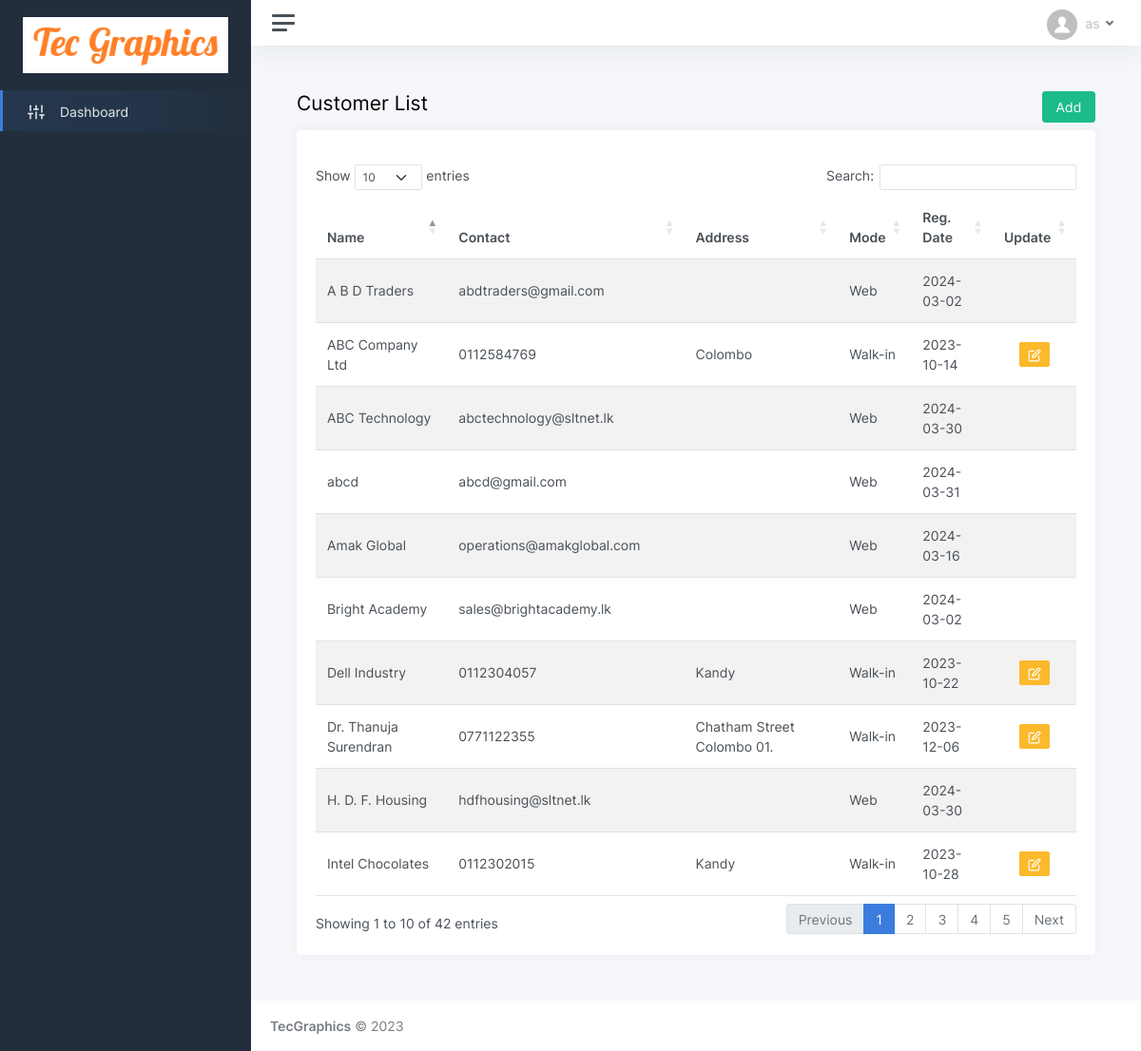
The app's page /customer_list.php with its own data.
### tables this page shows
CREATE TABLE IF NOT EXISTS `customer` (
  `id` int(11) NOT NULL AUTO_INCREMENT,
  `ctype` varchar(5) NOT NULL,
  `title` int(11) NOT NULL,
  `name` varchar(75) NOT NULL,
  `last_name` varchar(50) NOT NULL,
  `mobile` varchar(20) NOT NULL,
  `phone` varchar(20) DEFAULT NULL,
  `fax` varchar(20) NOT NULL,
  `email` varchar(50) NOT NULL,
  `web` varchar(50) NOT NULL,
  `address1` varchar(75) NOT NULL,
  `address2` varchar(75) NOT NULL,
  `address3` varchar(75) NOT NULL,
  `active` varchar(5) NOT NULL DEFAULT 'yes',
  `login` varchar(5) NOT NULL DEFAULT 'no',
  `password` varchar(200) NOT NULL,
  `reg_mode` varchar(10) NOT NULL DEFAULT 'online',
  `reg_date` varchar(25) NOT NULL,
  PRIMARY KEY (`id`),
  KEY `title` (`title`)
);

CREATE TABLE IF NOT EXISTS `title` (
  `id` int(11) NOT NULL AUTO_INCREMENT,
  `title` varchar(5) NOT NULL,
  PRIMARY KEY (`id`)
);

### customer_list.php (the view, shortened to what this page needs)
<!DOCTYPE html>
<html lang="en">
<head>
	<?php include('header.php'); ?>
</head>
<body>
	<div class="wrapper">
	<?php include('sidebar.php'); ?>
		<div class="main">
		<?php include('topbar.php'); ?>
			<main class="content">
				<div class="container-fluid p-0">
					<div class="row">
					<h1 class="h3 mb-3 col-10">Customer List</h1>
					<div class="col-2" align="right"><a href="customer_register.php"><button class="btn btn-success">Add</button></a></div>
					</div>
					<div class="row">
						<div class="col-12">
							<div class="card">
								<div class="card-body">
										<div class="row mb-3" id="alert_div">
										</div>
									<table id="datatables-reponsive" class="table table-striped" style="width:100%">
										<thead>
										  <tr>
											<th>Name</th>
											<th>Contact</th>
											<th>Address</th>
											<th>Mode</th>
											<th>Reg. Date</th>
											<th>Update</th>
										  </tr>
										</thead>
										<tbody>
										  <?php
										  $select_cus = mysqli_query($con, "SELECT * FROM customer");
										  while($result_cus = mysqli_fetch_array($select_cus)){
										  if($result_cus['title'] != '6'){
											$select_title = mysqli_query($con, "SELECT title FROM title WHERE id = '{$result_cus['title']}'");
											$result_title = mysqli_fetch_array($select_title);
												$title = $result_title['title'].'. ';
										  } else {
											  $title = '';
										  }
										  if($result_cus['reg_mode'] == 'online'){
											$mode = 'Web';
											$contact = $result_cus['email'];
										  } else {
											$mode = 'Walk-in';
											if($result_cus['ctype'] == 'i'){
												$contact = $result_cus['mobile'];
											} else {
												$contact = $result_cus['phone'];
											}
										  }
										  ?>
										  <tr>
											<td><?php echo $title.$result_cus['name'].' '.$result_cus['last_name']; ?></td>
											<td><?php echo $contact; ?></td>
											<td><?php echo $result_cus['address1'].' '.$result_cus['address2'].' '.$result_cus['address3']; ?></td>
											<td><?php echo $mode; ?></td>
											<td><?php echo substr($result_cus['reg_date'],0,10); ?></td>
											<td align="center"><?php if($result_cus['reg_mode'] != 'online'){ ?><a href="customer_update.php?cid=<?php echo $result_cus['id']; ?>"><button class="btn btn-sm btn-warning"><i data-feather="edit"></i></button></a><?php } ?></td>
										  </tr>
										  <?php } ?>
										</tbody>
									</table>
								</div>
							</div>
						</div>
					</div>
				</div>
			</main>
			<?php include('footer.php'); ?>
		</div>
	</div>
</body>
</html>

### records on screen
customer: name "ABC Company Ltd", phone "0112584769", address1 "Colombo", reg_mode "Walk-in", reg_date "2023-10-14"
customer: name "Dell Industry", phone "0112304057", address1 "Kandy", reg_mode "Walk-in", reg_date "2023-10-22"
customer: name "Intel Chocolates", phone "0112302015", address1 "Kandy", reg_mode "Walk-in", reg_date "2023-10-28"
customer: title.title "Dr.", name "Thanuja", last_name "Surendran", mobile "0771122355", address1 "Chatham Street", address2 "Colombo 01.", reg_mode "Walk-in", reg_date "2023-12-06"
customer: name "Bright Academy", email "sales@brightacademy.lk", reg_mode "Web", reg_date "2024-03-02"
customer: name "A B D Traders", email "abdtraders@gmail.com", reg_mode "Web", reg_date "2024-03-02"
customer: name "Amak Global", email "operations@amakglobal.com", reg_mode "Web", reg_date "2024-03-16"
customer: name "ABC Technology", email "abctechnology@sltnet.lk", reg_mode "Web", reg_date "2024-03-30"
customer: name "H. D. F. Housing", email "hdfhousing@sltnet.lk", reg_mode "Web", reg_date "2024-03-30"
customer: name "abcd", email "abcd@gmail.com", reg_mode "Web", reg_date "2024-03-31"
